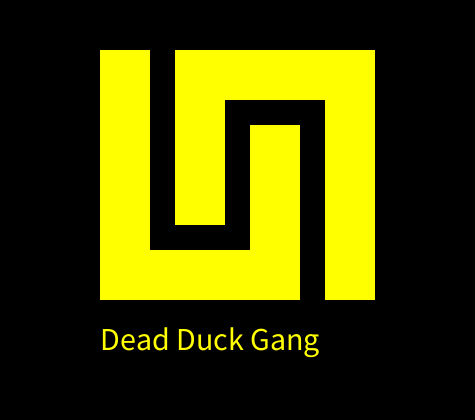
Frame 1 (no input)
Frame 60 (the mouse pressed at the canvas centre just before this capture): identical to frame 1, image omitted
Frame 120 (the mouse held since frame 60 and released just before this capture): identical to frame 1, image omitted

The Processing sketch that drew this single still picture (run headless with seeded random() and noise(); from frame 60 on, the mouse is pressed at the canvas centre):

// Processing sketch: processing_159936
// ── processing_159936.pde

void setup(){
  size (475, 420);

noStroke();
}
 
void draw(){
background(0, 0, 0, 255);
  fill(255, 255, 0, 255);
  rect (100, 50, 50, 200);
  rect (100, 250, 150, 50);
  rect (250, 125, 50, 175);
  rect (175, 50, 50, 175);
  rect (225, 50, 150, 50);
  rect (325, 100, 50, 200);
textSize(32);
text("Dead Duck Gang", 100, 350);
}
